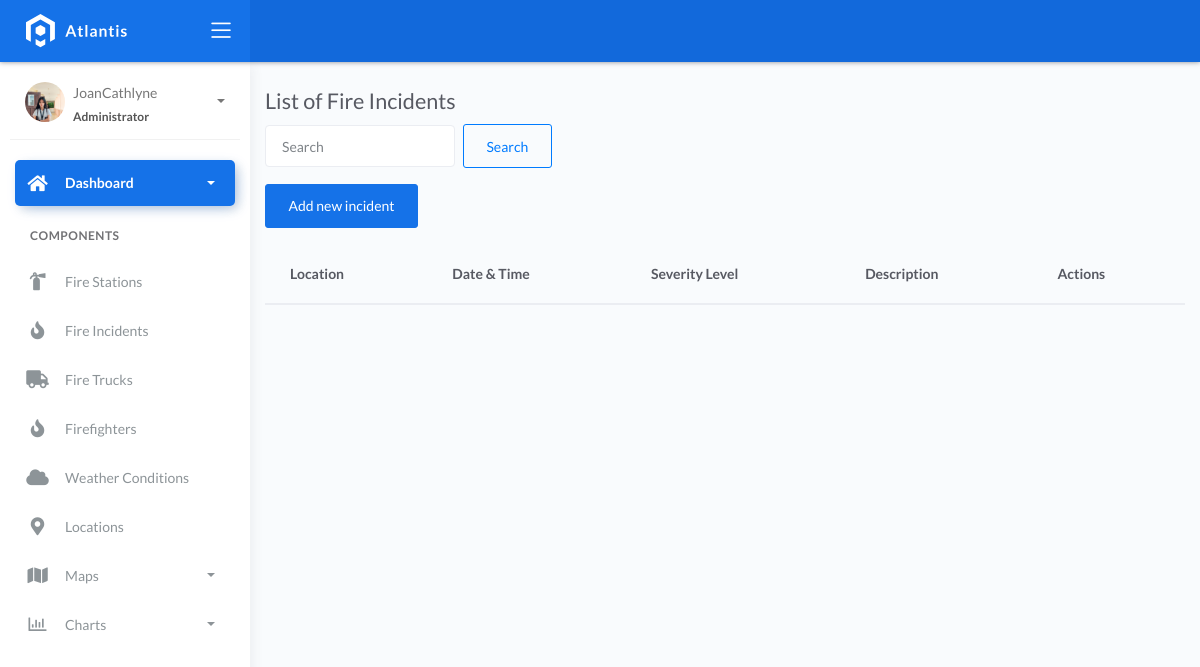
/incidents/, run on an earlier commit of the app's database.
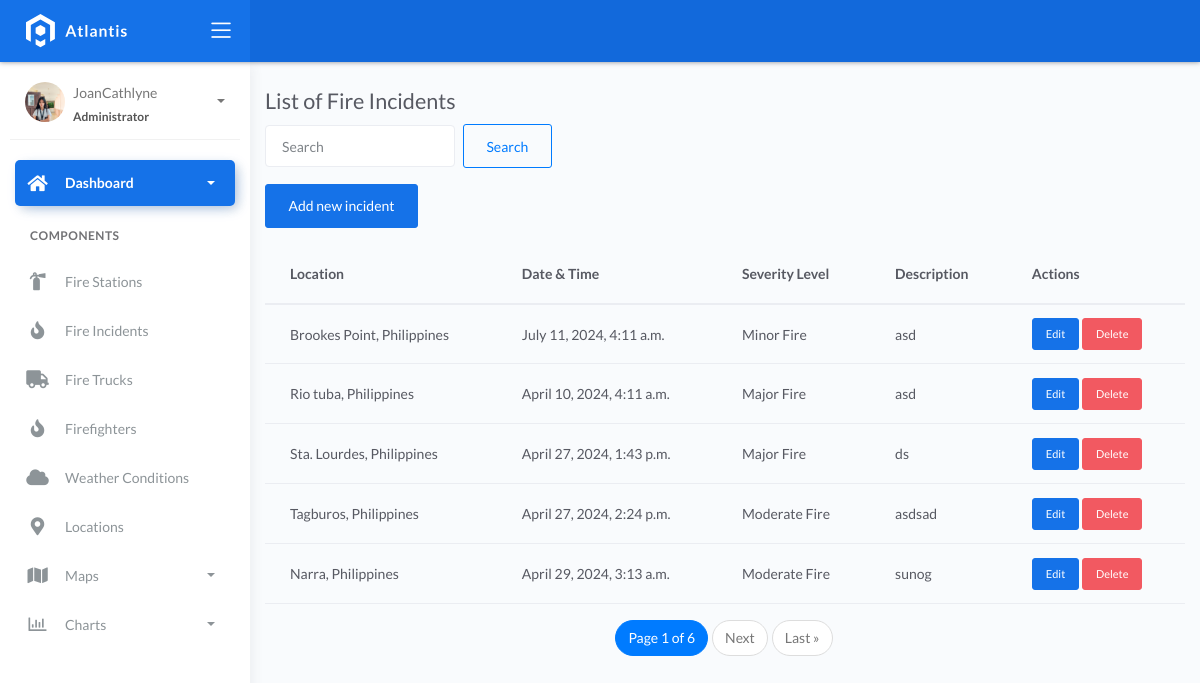
And on a later commit of the database.
### fire/models.py (models this page shows, shortened)
class BaseModel(models.Model):
    created_at = models.DateTimeField(auto_now_add=True, db_index=True)
    updated_at = models.DateTimeField(auto_now=True)
    class Meta:
        abstract = True

class Incident(BaseModel):
    SEVERITY_CHOICES = (
        ('Minor Fire', 'Minor Fire'),
        ('Moderate Fire', 'Moderate Fire'),
        ('Major Fire', 'Major Fire'),
    )
    location = models.ForeignKey(Locations, on_delete=models.CASCADE)
    date_time = models.DateTimeField(blank=True, null=True)
    severity_level = models.CharField(max_length=45, choices=SEVERITY_CHOICES)
    description = models.CharField(max_length=250)

class Locations(BaseModel):
    name = models.CharField(max_length=150)
    latitude = models.DecimalField(
        max_digits=22, decimal_places=16, null=True, blank=True)
    longitude = models.DecimalField(
        max_digits=22, decimal_places=16, null=True, blank=True)
    address = models.CharField(max_length=150)
    city = models.CharField(max_length=150)  # can be in separate table
    country = models.CharField(max_length=150)  # can be in separate table
    def __str__(self):
        return f"{self.name}, {self.country}"

### fire/views.py (the view)
# urls.py: path('incidents/', IncidentListView.as_view(), name='incident_list'),
class IncidentListView(ListView):
    model = Incident
    template_name = 'incident_list.html'
    context_object_name = 'incidents'
    paginate_by = 5
    def get_queryset(self):
        queryset = super().get_queryset()
        query = self.request.GET.get('q')
        if query:
            queryset = queryset.filter(Q(location__icontains=query) | Q(description__icontains=query) | Q(severity_level__icontains=query))
        return queryset.order_by('id')

### templates/incident_list.html (shortened to what this page needs)
{% extends 'base.html' %}
{% block content %}
<div class="container">
    <div class="row">
        <div class="col-md-12">
            <h2 class="mt-4">List of Fire Incidents</h2>
            <form method="get" class="form-inline mb-3">
              <input type="text" name="q" class="form-control mr-2" placeholder="Search" value="{{ request.GET.q }}">
              <button type="submit" class="btn btn-outline-primary">Search</button>
            </form>
            <a href="{% url 'incident_create' %}" class="btn btn-primary mb-3">Add new incident</a>
            <table class="table">
              <thead>
                <tr>
                  <th>Location</th>
                  <th>Date & Time</th>
                  <th>Severity Level</th>
                  <th>Description</th>
                  <th>Actions</th>
                </tr>
              </thead>
              <tbody>
                {% for incident in incidents %}
                <tr>
                  <td>{{ incident.location }}</td>
                  <td>{{ incident.date_time }}</td>
                  <td>{{ incident.severity_level }}</td>
                  <td>{{ incident.description }}</td>
                  <td>
                    <a href="{% url 'incident_update' incident.pk %}" class="btn btn-sm btn-primary">Edit</a>
                    <a href="{% url 'incident_delete' incident.pk %}" class="btn btn-sm btn-danger">Delete</a>
                  </td>
                </tr>
                {% endfor %}
              </tbody>
            </table>
            {% if is_paginated %}
            <nav aria-label="Page navigation">
              <ul class="pagination justify-content-center">
                <li class="page-item active"><span class="page-link">Page {{ page_obj.number }} of {{ page_obj.paginator.num_pages }}</span></li>
                {% if page_obj.has_next %}
                  <li class="page-item"><a class="page-link" href="?page={{ page_obj.next_page_number }}">Next</a></li>
                  <li class="page-item"><a class="page-link" href="?page={{ page_obj.paginator.num_pages }}">Last &raquo;</a></li>
                {% endif %}
              </ul>
            </nav>
          {% endif %}
          </div>
        </div>
    </div>
{% endblock %}

What changed in the data, as far as the page shows it:
added Incident: location "Brookes Point, Philippines", date_time "July 11, 2024, 4:11 a.m.", severity_level "Minor Fire", description "asd"
added Incident: location "Rio tuba, Philippines", date_time "April 10, 2024, 4:11 a.m.", severity_level "Major Fire", description "asd"
added Incident: location "Sta. Lourdes, Philippines", date_time "April 27, 2024, 1:43 p.m.", severity_level "Major Fire", description "ds"
added Incident: location "Tagburos, Philippines", date_time "April 27, 2024, 2:24 p.m.", severity_level "Moderate Fire", description "asdsad"
added Incident: location "Narra, Philippines", date_time "April 29, 2024, 3:13 a.m.", severity_level "Moderate Fire", description "sunog"
Also different on the page:
{{ page_obj.number }}: (not shown) → "1"
{{ page_obj.paginator.num_pages }}: (not shown) → "6"
text now shown: "Page of Next Last »"
